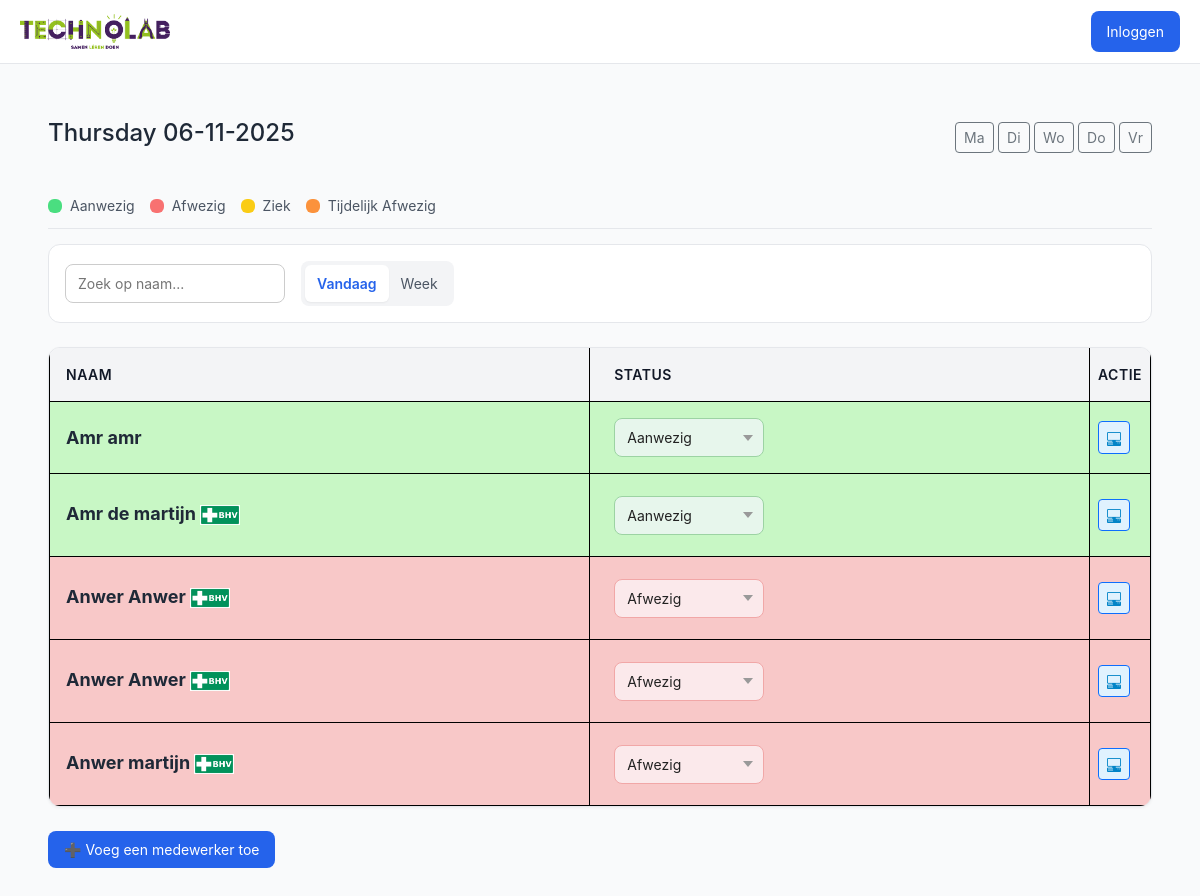
The app's page /dagplanning.php?dag=do with its own data.
### tables this page shows
CREATE TABLE `week_planning` (
  `id` int(11) NOT NULL,
  `werknemer_id` int(11) NOT NULL,
  `weeknummer` int(11) NOT NULL,
  `jaar` int(11) NOT NULL,
  `dag` varchar(2) NOT NULL,
  `status` enum('Aanwezig','Afwezig','Ziek','Op de school','Eefetjes Afwezig') DEFAULT 'Afwezig',
  `tijdelijk_tot` datetime DEFAULT NULL
);

CREATE TABLE `werknemers` (
  `id` int(11) NOT NULL,
  `voornaam` varchar(50) NOT NULL,
  `tussenvoegsel` varchar(20) DEFAULT NULL,
  `achternaam` varchar(50) NOT NULL,
  `email` varchar(100) NOT NULL,
  `werkdag_ma` tinyint(1) DEFAULT 0,
  `werkdag_di` tinyint(1) DEFAULT 0,
  `werkdag_wo` tinyint(1) DEFAULT 0,
  `werkdag_do` tinyint(1) DEFAULT 0,
  `werkdag_vr` tinyint(1) DEFAULT 0,
  `sector` varchar(50) DEFAULT NULL,
  `BHV` tinyint(1) DEFAULT 0,
  `status` enum('Ziek','Aanwezig','Op de school','Afwezig','Eefetjes Afwezig') DEFAULT 'Aanwezig',
  `status_ma` enum('Aanwezig','Afwezig','Ziek','Op de school','Eefetjes Afwezig') DEFAULT 'Afwezig',
  `status_di` enum('Aanwezig','Afwezig','Ziek','Op de school','Eefetjes Afwezig') DEFAULT 'Afwezig',
  `status_wo` enum('Aanwezig','Afwezig','Ziek','Op de school','Eefetjes Afwezig') DEFAULT 'Afwezig',
  `status_do` enum('Aanwezig','Afwezig','Ziek','Op de school','Eefetjes Afwezig') DEFAULT 'Afwezig',
  `status_vr` enum('Aanwezig','Afwezig','Ziek','Op de school','Eefetjes Afwezig') DEFAULT 'Afwezig',
  `tijdelijk_tot` datetime DEFAULT NULL
);

### dagplanning.php (the view, shortened to what this page needs)
<?php
try {
    $db = new PDO("mysql:host=localhost;dbname=technolab-dashboard", "root", "");
    $db->setAttribute(PDO::ATTR_ERRMODE, PDO::ERRMODE_EXCEPTION);
} catch (PDOException $e) {
    die("Fout!: " . $e->getMessage());
}
$daysMap = [1=>'ma', 2=>'di', 3=>'wo', 4=>'do', 5=>'vr'];
$todayNum = (int)date('N');
$todayCol = $daysMap[$todayNum];
$dag = isset($_GET['dag']) && in_array($_GET['dag'], $daysMap) ? $_GET['dag'] : $todayCol;
$dagDatum = new DateTime();
$dagOffset = array_search($dag, $daysMap) - $todayNum;
$dagDatum->modify($dagOffset.' days');
$week = $dagDatum->format('W');
$jaar = $dagDatum->format('o');
$stmt = $db->prepare("
    SELECT w.id, w.voornaam, w.tussenvoegsel, w.achternaam, w.BHV, wp.status, wp.tijdelijk_tot
    FROM werknemers w
    LEFT JOIN week_planning wp
        ON w.id = wp.werknemer_id
        AND wp.weeknummer = :week
        AND wp.jaar = :jaar
        AND wp.dag = :dag
    ORDER BY FIELD(wp.status,'Aanwezig','Eefetjes Afwezig','Ziek','Afwezig'),
             w.achternaam, w.voornaam
");
$stmt->execute([':week'=>$week, ':jaar'=>$jaar, ':dag'=>$dag]);
$werknemersStatus = $stmt->fetchAll(PDO::FETCH_ASSOC);
?>
<!DOCTYPE html>
<html lang="nl">
<head>
    <link href="https://cdn.jsdelivr.net/npm/bootstrap@5.3.8/dist/css/bootstrap.min.css" rel="stylesheet">
    <link rel="stylesheet" href="https://cdn.jsdelivr.net/npm/bootstrap-icons@1.13.1/font/bootstrap-icons.min.css">
    <link href="css/dagplanning.css" rel="stylesheet"/>
    <link href="css/nav.css" rel="stylesheet"/>
</head>
<body>
<header class="header" style="display:flex;justify-content:space-between;align-items:center;padding:10px 20px;">
    <section class="logo-container">
        <a href="#" class="logo-link">
            <img src="image/technolab.png" alt="Technolab Logo" class="logo-icone">
        </a>
    </section>
    <div class="login-btn-container">
        <?php if(isset($_SESSION['admin_logged_in']) && $_SESSION['admin_logged_in'] === true): ?>
            <a href="?logout=1" class="btn btn-outline-danger btn-sm">Uitloggen</a>
        <?php else: ?>
            <a href="login.php" class="btn btn-primary btn-sm">Inloggen</a>
        <?php endif; ?>
    </div>
</header>
<main class="main">
    <div class="page-header">
        <h4><?= $dagDatum->format('l d-m-Y') ?> </h4>
        <div class="day-nav" style="margin:10px 0;">
            <a href="?dag=ma" class="btn btn-outline-secondary btn-sm">Ma</a>
            <a href="?dag=di" class="btn btn-outline-secondary btn-sm">Di</a>
            <a href="?dag=wo" class="btn btn-outline-secondary btn-sm">Wo</a>
            <a href="?dag=do" class="btn btn-outline-secondary btn-sm">Do</a>
            <a href="?dag=vr" class="btn btn-outline-secondary btn-sm">Vr</a>
        </div>
    </div>
    <div class="legend" style="display:flex;gap:15px;margin:15px 0;">
        <div><span class="dot status-aanwezig"></span> Aanwezig</div>
        <div><span class="dot status-afwezig"></span> Afwezig</div>
        <div><span class="dot status-ziek"></span> Ziek</div>
        <div><span class="dot status-eefetjes"></span> Tijdelijk Afwezig</div>
    </div>
    <div class="toolbar">
        <div class="toolbar-left">
            <input type="text" id="search" placeholder="Zoek op naam...">
            <div class="toggle-group">
                <button class="toggle active">Vandaag</button>
                <a href="week.php"><button class="toggle">Week</button></a>
            </div>
        </div>
    </div>
<div class="table-container">
  <table>
    <thead>
      <tr>
        <th>Naam</th>
        <th>Status</th>
        <th>Actie</th>
      </tr>
    </thead>
    <tbody>
        <?php foreach ($werknemersStatus as $w): ?>
            <?php
            $status = $w['status'] ?? 'Afwezig';
            $statusClass = match($status) {
                'Aanwezig' => 'status-aanwezig',
                'Afwezig' => 'status-afwezig',
                'Ziek' => 'status-ziek',
                'Eefetjes Afwezig' => 'status-eefetjes',
                default => ''
            };
            ?>
            <tr class="<?= $statusClass ?>">
                <td><?= ($w['voornaam'].' '.($w['tussenvoegsel']?$w['tussenvoegsel'].' ':'').$w['achternaam']) ?>
                    <?= $w['BHV'] ? '<img src="image/BHV.png" alt="BHV" class="logo-icon">' : '' ?>
                </td>
                <td>
                    <form method="post">
                        <select name="status"
                                style="width:150px;"
                                onchange="toggleTime(this, <?= $w['id'] ?>); this.form.submit();">
                            <option value="Aanwezig" <?= $status=='Aanwezig'?'selected':'' ?>>Aanwezig</option>
                            <option value="Afwezig" <?= $status=='Afwezig'?'selected':'' ?>>Afwezig</option>
                        </select>
                    </form>
                </td>
                <td><a href="#" class="btn btn-sm btn-outline-primary btn-details" data-id="<?= $w['id'] ?>"><i class="bi bi-pc-display-horizontal"></i></a></td>
            </tr>
        <?php endforeach; ?>
    </tbody>
  </table>
</div>
<br>
<a href="add.php"><button>➕ Voeg een medewerker toe</button></a>
</main>
</body>
</html>

### css/nav.css (style rules this page uses)
body { font-family: "Inter", sans-serif; background: #f9fafb; color: #1f2937; margin: 0; }
.header { position: sticky; top: 0; width: 100%; z-index: 10; display: flex; align-items: center; justify-content: space-between; height: 4rem; background: #fff; border-bottom: 1px solid #e5e7eb; padding: 0 1rem; }
.logo-container { display: flex; align-items: center; gap: 1rem; }
.logo-icon { width: 40px; height: 50px; object-fit: contain; }
.logo-icone { width: 150px; height: 50px; object-fit: contain; }

### records on screen
week_planning: werknemer.voornaam "Amr", werknemer.achternaam "amr", status "Aanwezig"
week_planning: werknemer.voornaam "Amr", werknemer.tussenvoegsel "de", werknemer.achternaam "martijn", status "Aanwezig"
week_planning: werknemer.voornaam "Anwer", werknemer.achternaam "Anwer", status "Afwezig"
week_planning: werknemer.voornaam "Anwer", werknemer.achternaam "Anwer", status "Afwezig"
week_planning: werknemer.voornaam "Anwer", werknemer.achternaam "martijn", status "Afwezig"
